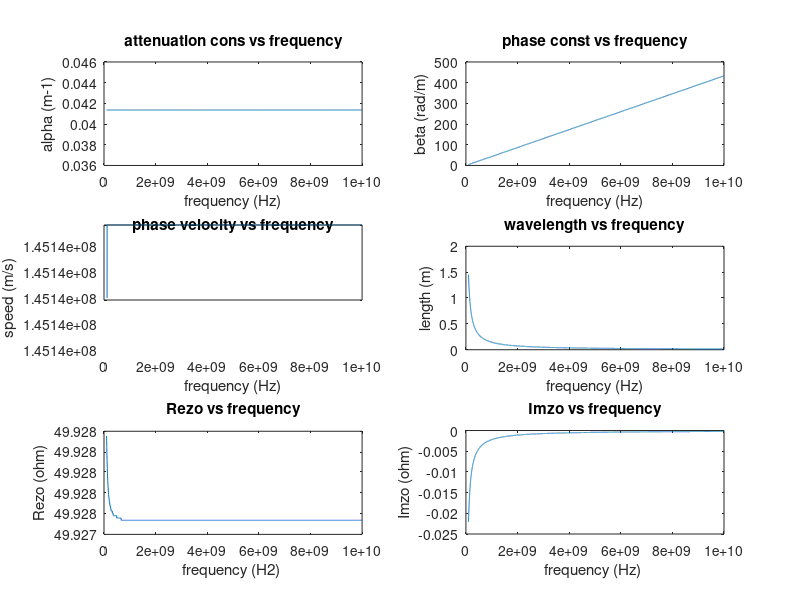

Source code (MATLAB):
R_prime=2.16; 
L_prime=344e-9; 
G_prime=0.79e-3; 
C_prime=138e-12;

f_lower=100e6; 
f_upper=10e9; 
f_step=1000000; 
f_range=f_lower:f_step:f_upper; 
num= (f_upper-f_lower)/f_step;

gamma=zeros(num, 1); 
velocity = zeros(num, 1); 
wavelength=zeros(num, 1); 
char_imped=zeros(num, 1);

x=1;
B=0; 

for f=f_range
    w=2*pi*f; 
    gamma(x)=1i*w*sqrt((L_prime-1i*R_prime/w)*(C_prime-1i*G_prime/w)); 
    B=imag(gamma(x)); 
    velocity(x)=w/B; 
    wavelength(x)=2*pi/B; 
    char_imped(x)=sqrt((R_prime+1i*w*L_prime)/(G_prime+1i*w*C_prime));
    x=x+1;
end

figure ('units', 'normalized','outerposition', [0 0 1 1], 'Name', 'Low-LOSS TL')

subplot (3,2,1); plot (f_range, real (gamma)); 
title("attenuation cons vs frequency"); 
xlabel("frequency (Hz)"); 
ylabel("alpha (m-1)");

subplot (3,2,2); 
plot(f_range, imag (gamma)); 
title("phase const vs frequency"); 
xlabel("frequency (Hz)"); 
ylabel("beta (rad/m)");

subplot (3,2,3); 
plot(f_range, velocity); 
title("phase velocity vs frequency"); 
xlabel("frequency (Hz)"); 
ylabel("speed (m/s)");

subplot (3,2, 4); 
plot (f_range, wavelength); 
title("wavelength vs frequency"); 
xlabel("frequency (Hz)"); 
ylabel("length (m)");

subplot (3,2,5); 
plot (f_range, real (char_imped)); 
title("Rezo vs frequency"); 
xlabel("frequency (H2) "); 
ylabel ("Rezo (ohm)");

subplot (3,2,6); 
plot (f_range, imag(char_imped) );
title("Imzo vs frequency"); 
xlabel("frequency (Hz) "); 
ylabel("Imzo (ohm)");